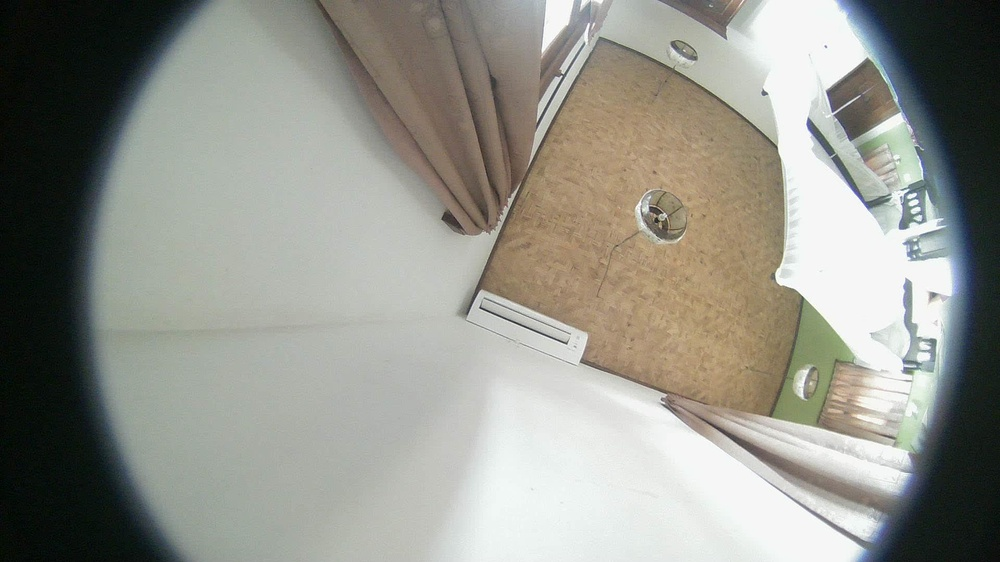
#> input picture Camera/snapshot.jpg, 1000 x 562 px, shrunk from 1920 x 1080 before the run, given in place of TRIM.mov, which was not available
$ python blurSlider.py
#> lines starting #> are read from the running program, lines starting #| are printed output that depends on the picture; pictures that were not available may be replaced by others from this repository, and a replacement may not be noted
#! /Users/brett/opt/anaconda3/envs/opencv/bin/python
import cv2
import numpy as np

def onThreshold(val):
    global threshold
    threshold = val

def onShadow(val):
    global shadow
    if(val == 0):
        shadow = False
    else:
        shadow = True

def on_trackbar(val):
    global blur_level
    blur_level = val

def onEqHist(val):
    global shouldEq
    shouldEq = val

def onRed(val):
    global shouldRed
    shouldRed = val

def onClahe(val):
    global shouldClahe
    shouldClahe = val

def onMorphOpen(val):
    global morph_open_size
    morph_open_size = val

def onMorphClose(val):
    global morph_close_size
    morph_close_size = val

cam = cv2.VideoCapture('TRIM.mov')
fgbg = cv2.createBackgroundSubtractorKNN(
    history=500,
    detectShadows=False,
    dist2Threshold =50
)
print(cv2.__version__)

# Define output video settings
fps = int(cam.get(cv2.CAP_PROP_FPS))
frame_width = int(cam.get(cv2.CAP_PROP_FRAME_WIDTH))
frame_height = int(cam.get(cv2.CAP_PROP_FRAME_HEIGHT))
fourcc = cv2.VideoWriter_fourcc(*'mp4v')
output_file = cv2.VideoWriter('output.mp4', fourcc, fps, (frame_width, frame_height), isColor=True)

frame_count = 0

# Create a named window and trackbar
cv2.namedWindow("Input")
cv2.createTrackbar("Morph Close Size", "Input", 1, 100, onMorphClose)
cv2.createTrackbar("Blur Level", "Input", 0, 40, on_trackbar)
#cv2.createTrackbar("Equalize Histogram", "Input", 0, 1, onEqHist)
# cv2.createTrackbar("Apply CLAHE", "Input", 0, 1, onClahe)
cv2.createTrackbar("Morph Open Size", "Input", 1, 100, onMorphOpen)
cv2.createTrackbar("Show With Red", "Input", 0, 1, onRed)


# Load the video
cap = cv2.VideoCapture("TRIM.mov")

# Check if the video file is opened successfully
if not cap.isOpened():
    print("Error opening video file")
    exit()

# Read the first frame
ret, frame = cap.read()
#> frame is the input picture: shape (562, 1000, 3); mean B, G, R 138.7, 146.8, 146.5

# Check if the frame is read correctly
if not ret:
    print("Error reading frame")
    exit()

# Initialize blur level
blur_level = 0
shouldEq = 0
shouldClahe = 0
morph_open_size = 0
morph_close_size = 0
shouldRed = 0

max_masks = 20  # or however many you want to remember
masks = []
frames = []

# Process the video frames
while True:
    # frames.append(np.copy(frame))
    if(shouldRed == 0):
        frame[:, :, 2] = 0
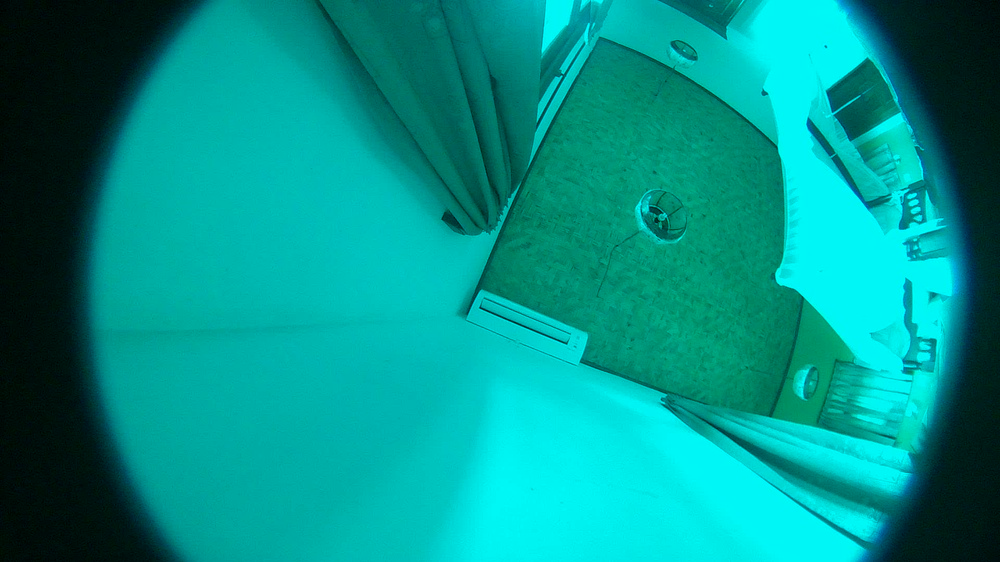
#> frame: shape (562, 1000, 3); mean B, G, R 138.7, 146.8, 0
    hsv = cv2.cvtColor(frame, cv2.COLOR_BGR2HSV)
#> hsv: shape (562, 1000, 3); mean H, S, V 87.6, 255, 147.6
    h, s, v = cv2.split(hsv)
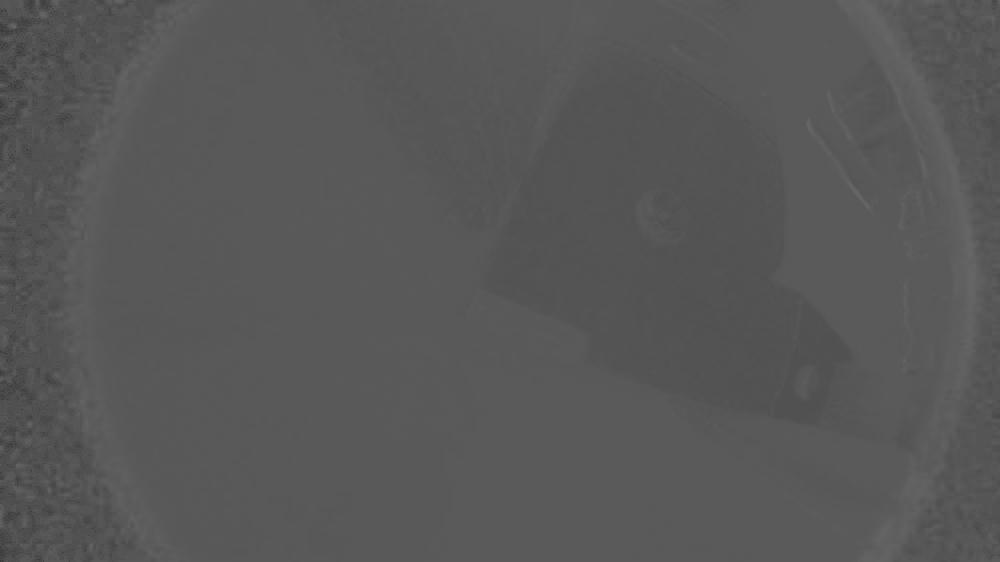
#> h: shape (562, 1000); min 60, max 110, mean 87.6
#> s: shape (562, 1000); every value is 255
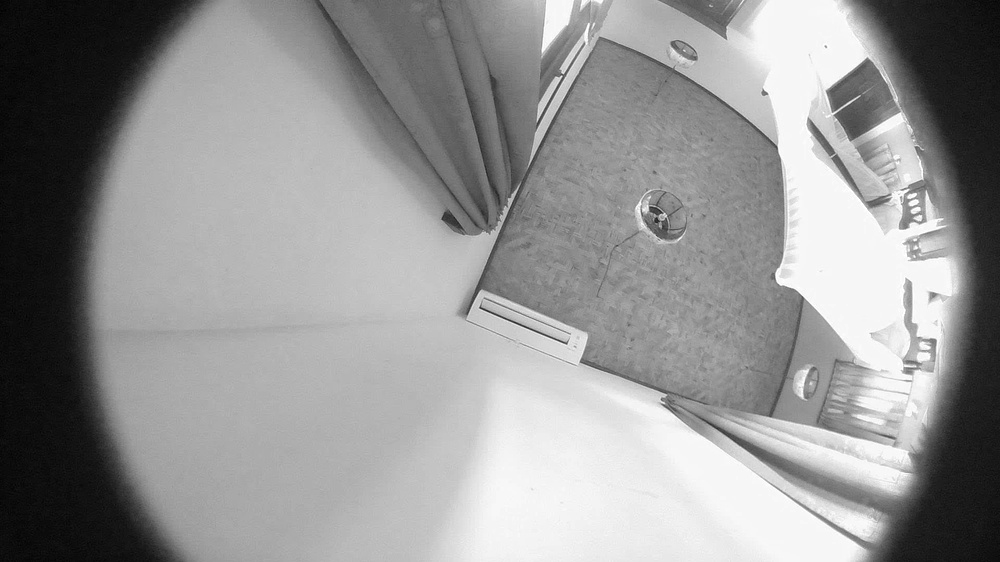
#> v: shape (562, 1000); min 1, max 255, mean 147.6
    v = cv2.normalize(v, None, alpha=0, beta=255, norm_type=cv2.NORM_MINMAX)
    normalized_hsv = cv2.merge([h, s, v])
#> normalized_hsv: shape (562, 1000, 3); mean H, S, V 87.6, 255, 147.3
    normalized_frame = cv2.cvtColor(normalized_hsv, cv2.COLOR_HSV2BGR)
    gray = cv2.cvtColor(normalized_frame, cv2.COLOR_BGR2GRAY)
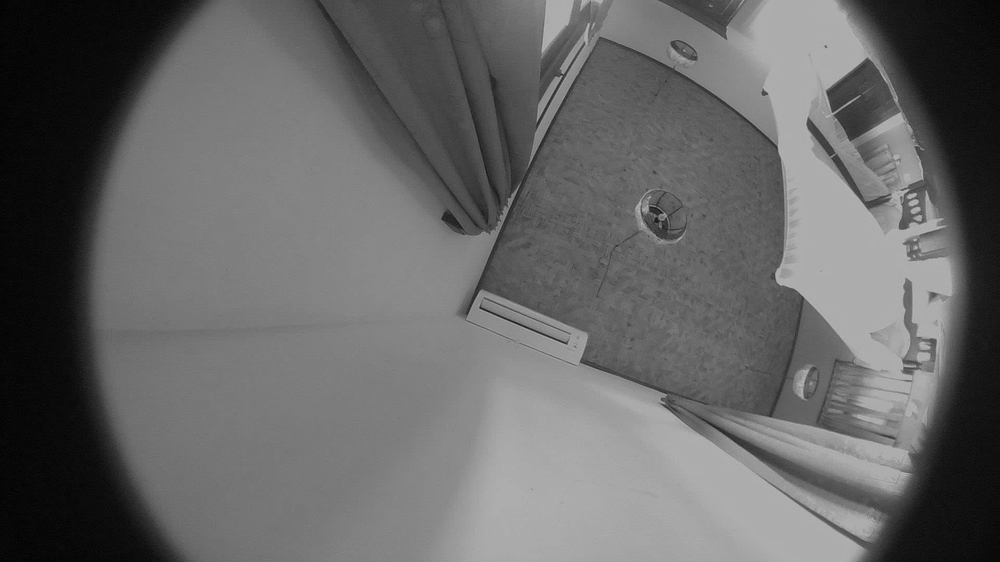
#> gray: shape (562, 1000); min 0, max 178, mean 101.6
    if(shouldEq == 1):
        gray = cv2.equalizeHist(gray)
    if(shouldClahe == 1):
        clahe = cv2.createCLAHE(clipLimit=2.0, tileGridSize=(20, 20))
        gray = clahe.apply(gray)
    gray = cv2.GaussianBlur(gray, (2*blur_level+1, 2*blur_level+1), 0)

    fgmask = fgbg.apply(gray)

    # fgmask = cv2.morphologyEx(fgmask, cv2.MORPH_OPEN, np.ones(morph_open_size, np.uint8))
    # fgmask = cv2.morphologyEx(fgmask, cv2.MORPH_CLOSE, np.ones(morph_close_size, np.uint8))

    # 1. Noise Reduction:
    # Morphological opening (erosion followed by dilation)
    kernel_size = morph_open_size  # you can change this value
    kernel = np.ones((kernel_size, kernel_size), np.uint8)
    fgmask = cv2.morphologyEx(fgmask, cv2.MORPH_OPEN, kernel)

    # 2. Fill holes in moving objects:
    # Morphological closing (dilation followed by erosion)
    kernel_size = morph_close_size  # you can change this value
    kernel = np.ones((kernel_size, kernel_size), np.uint8)
    fgmask = cv2.morphologyEx(fgmask, cv2.MORPH_CLOSE, kernel)

    # [57 lines of commented-out code are left out]

    combined_frame = cv2.hconcat([gray, fgmask])
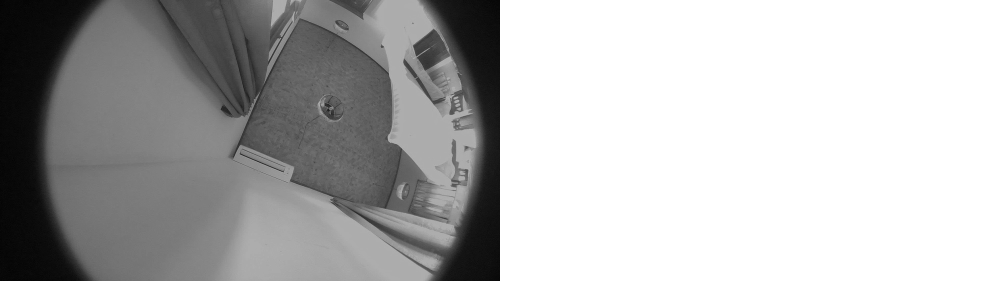
#> combined_frame: shape (562, 2000) (shown at 1/2 size); min 0, max 255, mean 178.3

    # Display the frame
    cv2.imshow("Input", combined_frame)

    # Wait for key press
    key = cv2.waitKey(1) & 0xFF
#> (key q is pressed here)

    # If 'q' is pressed, exit the loop
    if key == ord('q'):
        break

    # Read the next frame
    ret, frame = cap.read()

    # Check if the frame is read correctly
    if not ret:
        print("Error reading frame")
        break

# Release the video capture and close all windows
cap.release()
cv2.destroyAllWindows()
